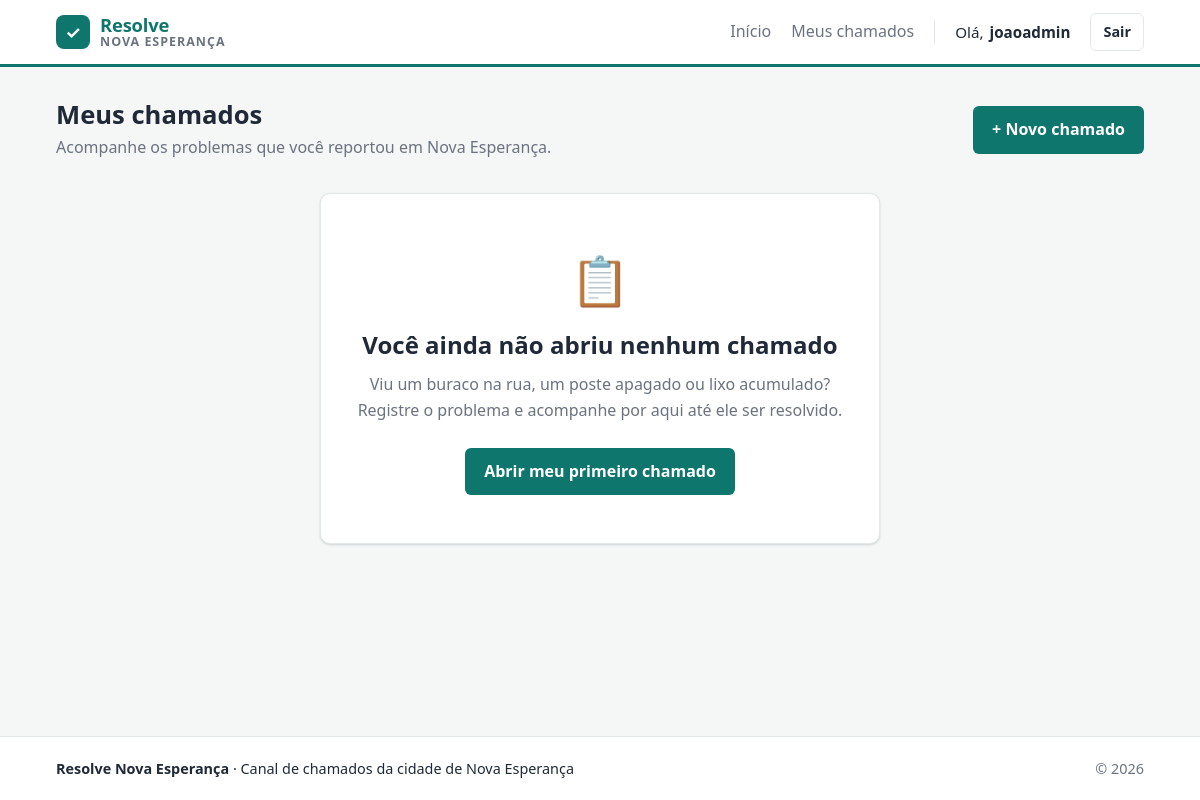
The app's page /chamados/ (signed in), older data.
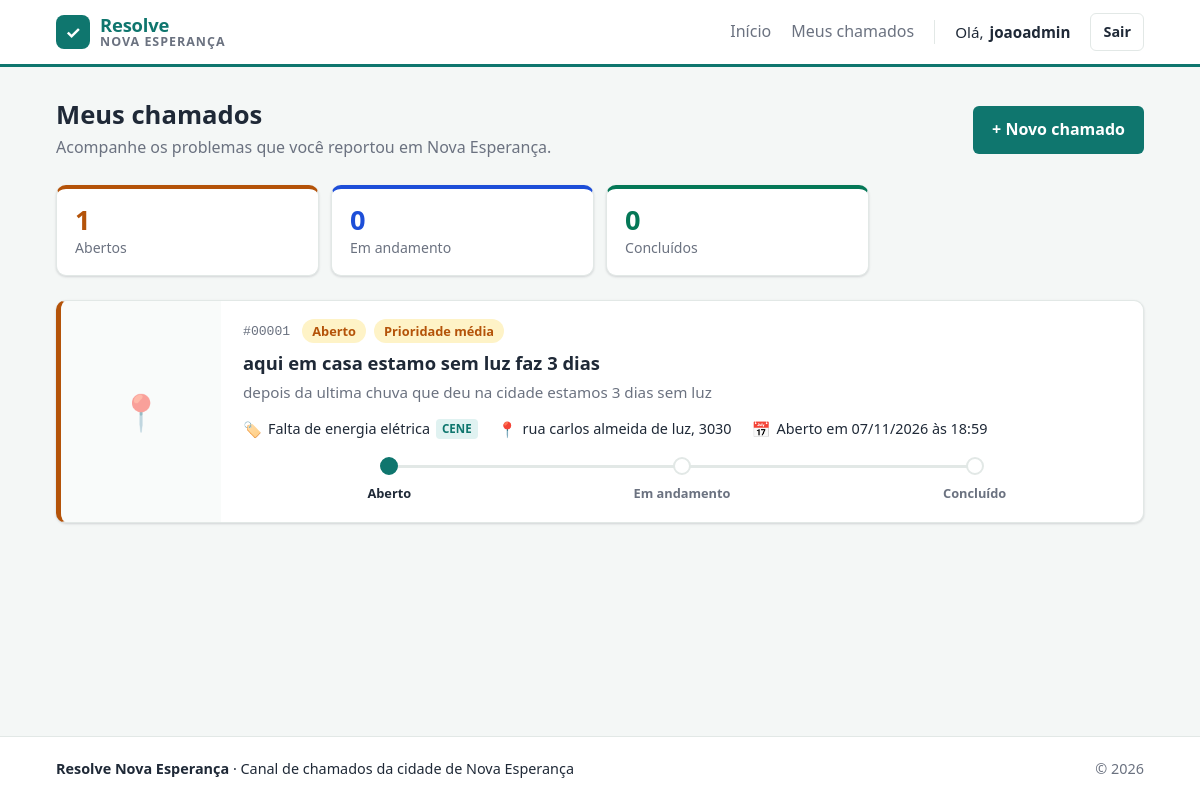
The same page, newer data.
### sistema/models.py (models this page shows, shortened)
class Chamado(models.Model):
    class Prioridade(models.TextChoices):
        BAIXA = 'Baixa', 'Baixa'
        MEDIA = 'Média', 'Média'
        ALTA = 'Alta', 'Alta'
    cidadao = models.ForeignKey(User, on_delete=models.CASCADE)
    titulo = models.CharField(max_length=100)
    descricao = models.TextField()
    categoria = models.ForeignKey(Categoria, on_delete=models.CASCADE, related_name='chamados')
    prioridade = models.CharField(max_length=10, choices=Prioridade.choices, default=Prioridade.MEDIA)
    data_criacao = models.DateTimeField(auto_now_add=True)
    endereco = models.CharField(max_length=200)
    foto = models.ImageField(upload_to='fotos_chamados/', blank=True, null=True)
    status = models.CharField(max_length=20, choices=[('Aberto', 'Aberto'), ('Em andamento', 'Em andamento'), ('Concluído', 'Concluído')], default='Aberto')
    class Meta:
        ordering = ['-data_criacao']

class Categoria(models.Model):
    nome = models.CharField(max_length=100)
    orgao = models.ForeignKey(
        Orgao, on_delete=models.CASCADE, related_name='categorias')

class Orgao(models.Model):
    nome = models.CharField(max_length=100)
    email = models.EmailField()
    sigla = models.CharField(max_length=10)

### sistema/views.py (the view)
# urls.py: path('chamados/', ChamadoView.as_view(), name='chamados'),
class ChamadoView(LoginRequiredMixin, ListView):
    form_class = ChamadoForm
    login_url = 'login'
    context_object_name = 'chamados'
    template_name = 'chamados.html'
    model = Chamado
    def get_queryset(self):
        return Chamado.objects.filter(cidadao=self.request.user)

### sistema/templates/chamados.html (shortened to what this page needs)
{% extends 'base.html' %}
{% load static %}
{% block extra_css %}
    <link rel="stylesheet" href="{% static 'css/chamados.css' %}">
{% endblock %}
{% block content %}
<div class="page-header">
    <div>
        <h1>Meus chamados</h1>
        <p class="page-header__sub">
            Acompanhe os problemas que você reportou em Nova Esperança.
        </p>
    </div>
    <a href="{% url 'novo_chamado' %}" class="btn btn--primary">+ Novo chamado</a>
</div>
{% if chamados %}
    {% regroup chamados|dictsort:"status" by status as grupos %}
    <div class="filtro">
        <div class="resumo">
            <label for="f-aberto" class="resumo__item resumo__item--aberto">
                <span class="resumo__numero">{% for g in grupos %}{% if g.grouper == 'Aberto' %}{{ g.list|length }}{% endif %}{% endfor %}</span>
                <span class="resumo__rotulo">Abertos</span>
            </label>
            <label for="f-em-andamento" class="resumo__item resumo__item--em-andamento">
                <span class="resumo__numero">{% for g in grupos %}{% if g.grouper == 'Em andamento' %}{{ g.list|length }}{% endif %}{% endfor %}</span>
                <span class="resumo__rotulo">Em andamento</span>
            </label>
            <label for="f-concluido" class="resumo__item resumo__item--concluido">
                <span class="resumo__numero">{% for g in grupos %}{% if g.grouper == 'Concluído' %}{{ g.list|length }}{% endif %}{% endfor %}</span>
                <span class="resumo__rotulo">Concluídos</span>
            </label>
        </div>
        <div class="chamados">
            {% for chamado in chamados %}
                {% with ultima=chamado.administracao.first %}
                <article class="chamado chamado--{{ chamado.status|slugify }}">
                    {% if chamado.foto %}
                        <a href="{{ chamado.foto.url }}" target="_blank" class="chamado__foto">
                            <img src="{{ chamado.foto.url }}" alt="Foto do chamado: {{ chamado.titulo }}" loading="lazy">
                        </a>
                    {% else %}
                        <div class="chamado__foto chamado__foto--vazia" aria-hidden="true">📍</div>
                    {% endif %}
                    <div class="chamado__corpo">
                        <header class="chamado__topo">
                            <span class="chamado__protocolo">#{{ chamado.pk|stringformat:"05d" }}</span>
                            <span class="badge badge--{{ chamado.status|slugify }}">{{ chamado.get_status_display }}</span>
                            <span class="badge badge--{{ chamado.prioridade|slugify }}">Prioridade {{ chamado.get_prioridade_display|lower }}</span>
                        </header>
                        <h2 class="chamado__titulo">{{ chamado.titulo }}</h2>
                        <p class="chamado__descricao">{{ chamado.descricao|truncatechars:180 }}</p>
                        <ul class="chamado__info">
                            <li>
                                <span class="chamado__info-icone" aria-hidden="true">🏷️</span>
                                {{ chamado.categoria.nome }}
                                {% if chamado.categoria.orgao %}
                                    <span class="chamado__orgao">{{ chamado.categoria.orgao.sigla }}</span>
                                {% endif %}
                            </li>
                            <li>
                                <span class="chamado__info-icone" aria-hidden="true">📍</span>
                                {{ chamado.endereco }}
                            </li>
                            <li>
                                <span class="chamado__info-icone" aria-hidden="true">📅</span>
                                Aberto em {{ chamado.data_criacao|date:"d/m/Y \à\s H:i" }}
                            </li>
                        </ul>
                        <ol class="progresso" aria-label="Andamento do chamado">
                            <li class="progresso__etapa is-feito">Aberto</li>
                            <li class="progresso__etapa {% if chamado.status == 'Em andamento' or chamado.status == 'Concluído' %}is-feito{% endif %}">Em andamento</li>
                            <li class="progresso__etapa {% if chamado.status == 'Concluído' %}is-feito{% endif %}">Concluído</li>
                        </ol>
                    </div>
                </article>
                {% endwith %}
            {% endfor %}
        </div>
    </div>
{% else %}
    <div class="card chamados__vazio">
        <span class="chamados__vazio-icone" aria-hidden="true">📋</span>
        <h2>Você ainda não abriu nenhum chamado</h2>
        <p>
            Viu um buraco na rua, um poste apagado ou lixo acumulado?
            Registre o problema e acompanhe por aqui até ele ser resolvido.
        </p>
        <a href="{% url 'novo_chamado' %}" class="btn btn--primary">Abrir meu primeiro chamado</a>
    </div>
{% endif %}
{% endblock %}

### sistema/templates/base.html (shortened to what this page needs)
{% load static %}
<!DOCTYPE html>
<html lang="pt-br">
<head>
    <link rel="stylesheet" href="{% static 'css/base.css' %}">
    {% block extra_css %}{% endblock %}
</head>
<body>
    <header class="topbar">
        <div class="container topbar__inner">
            <a class="brand" href="{{ home_url|default:'/' }}">
                <span class="brand__icon" aria-hidden="true">✓</span>
                <span class="brand__text">
                    <span class="brand__resolve">Resolve</span>
                    <span class="brand__cidade">Nova Esperança</span>
                </span>
            </a>
            <nav class="nav">
                <a href="{{ home_url|default:'/' }}" class="nav__link">Início</a>
                {% if user.is_authenticated %}
                    {% if user.perfil.tipo_usuario == 'Administrador' %}
                        <a href="{% url 'adm_chamados' %}" class="nav__link">Painel do órgão</a>
                    {% else %}
                        <a href="{% url 'chamados' %}" class="nav__link">Meus chamados</a>
                    {% endif %}
                    <span class="nav__user">
                        Olá, <strong>{{ user.first_name|default:user.username }}</strong>
                    </span>
                    <form method="post" action="{% url 'logout' %}" class="nav__logout">
                        <button type="submit" class="btn btn--ghost btn--sm">Sair</button>
                    </form>
                {% else %}
                    <a href="{% url 'login' %}" class="nav__link">Entrar</a>
                    <a href="{% url 'register' %}" class="btn btn--primary btn--sm">Criar conta</a>
                {% endif %}
            </nav>
        </div>
    </header>
    <main class="container main">
        {% block content %}{% endblock %}
    </main>
    <footer class="footer">
        <div class="container footer__inner">
            <span><strong>Resolve Nova Esperança</strong> · Canal de chamados da cidade de Nova Esperança</span>
            <span class="footer__muted">© {% now "Y" %}</span>
        </div>
    </footer>
</body>
</html>

### sistema/static/css/base.css (style rules this page uses)
:root { --cor-primaria: #0f766e; --cor-primaria-escura: #0b5d57; --cor-primaria-clara: #e0f2f1; --cor-secundaria: #1e40af; --cor-texto: #1f2937; --cor-texto-suave: #6b7280; --cor-fundo: #f4f7f6; --cor-superficie: #ffffff; --cor-borda: #e2e8e6; --cor-aberto: #b45309; --cor-aberto-bg: #fef3c7; --cor-andamento: #1d4ed8; --cor-andamento-bg: #dbeafe; --cor-concluido: #047857; --cor-concluido-bg: #d1fae5; --cor-baixa: #4b5563; --cor-baixa-bg: #f3f4f6; --cor-media: #b45309; --cor-media-bg: #fef3c7; --cor-alta: #b91c1c; --cor-alta-bg: #fee2e2; --raio: 10px; --raio-sm: 6px; --sombra: 0 1px 2px rgba(16, 24, 40, .06), 0 1px 3px rgba(16, 24, 40, .1); --sombra-lg: 0 10px 25px -5px rgba(16, 24, 40, .12); --fonte: system-ui, -apple-system, "Segoe UI", Roboto, "Helvetica Neue", Arial, sans-serif; --largura-max: 1120px; }
*, *::before, *::after { box-sizing: border-box; }
html, body { margin: 0; padding: 0; }
body { font-family: var(--fonte); font-size: 16px; line-height: 1.6; color: var(--cor-texto); background: var(--cor-fundo); min-height: 100vh; display: flex; flex-direction: column; }
a { color: var(--cor-primaria); text-decoration: none; }
h1, h2, h3, h4 { line-height: 1.25; margin: 0 0 .5em; }
p { margin: 0 0 1em; }
.container { width: 100%; max-width: var(--largura-max); margin: 0 auto; padding: 0 16px; }
.main { flex: 1; padding-top: 32px; padding-bottom: 48px; }
.topbar { background: var(--cor-superficie); border-bottom: 3px solid var(--cor-primaria); position: sticky; top: 0; z-index: 10; }
.topbar__inner { display: flex; align-items: center; justify-content: space-between; min-height: 64px; flex-wrap: wrap; }
.brand { display: flex; align-items: center; gap: 10px; color: var(--cor-texto); }
.brand__icon { display: inline-flex; align-items: center; justify-content: center; width: 34px; height: 34px; border-radius: 8px; background: var(--cor-primaria); color: #fff; font-weight: 700; font-size: 1.1rem; }
.brand__text { display: flex; flex-direction: column; line-height: 1.1; }
.brand__resolve { font-size: 1.15rem; font-weight: 800; color: var(--cor-primaria); letter-spacing: -.01em; }
.brand__cidade { font-size: .78rem; font-weight: 600; color: var(--cor-texto-suave); text-transform: uppercase; letter-spacing: .08em; }
.nav { display: flex; align-items: center; gap: 20px; }
.nav__link { color: var(--cor-texto-suave); font-weight: 500; }
.nav__user { display: flex; align-items: center; gap: 6px; font-size: .95rem; padding-left: 20px; border-left: 1px solid var(--cor-borda); }
.nav__logout { margin: 0; }
.btn, button, input[type="submit"] { display: inline-flex; align-items: center; justify-content: center; gap: 6px; font: inherit; font-weight: 600; padding: 10px 18px; border-radius: var(--raio-sm); border: 1px solid transparent; cursor: pointer; transition: background .15s, border-color .15s, color .15s; text-decoration: none; background: var(--cor-primaria); color: #fff; }
.btn--primary { background: var(--cor-primaria); color: #fff; }
.btn--ghost { background: transparent; color: var(--cor-texto); border-color: var(--cor-borda); }
.btn--sm { padding: 6px 12px; font-size: .9rem; }
label { display: block; font-weight: 600; font-size: .92rem; margin-bottom: 6px; }
.page-header { display: flex; align-items: center; justify-content: space-between; gap: 16px; flex-wrap: wrap; margin-bottom: 24px; }
.page-header h1 { font-size: 1.6rem; margin: 0; }
.badge { display: inline-block; padding: 2px 10px; border-radius: 999px; font-size: .8rem; font-weight: 600; white-space: nowrap; }
.badge--aberto { color: var(--cor-aberto); background: var(--cor-aberto-bg); }
.badge--media { color: var(--cor-media); background: var(--cor-media-bg); }
.footer { background: var(--cor-superficie); border-top: 1px solid var(--cor-borda); font-size: .9rem; }
.footer__inner { display: flex; justify-content: space-between; gap: 12px; flex-wrap: wrap; padding-top: 20px; padding-bottom: 20px; }
.footer__muted { color: var(--cor-texto-suave); }

Row changes from the older to the newer data that the page shows:
added Chamado: pk "00001", status "Aberto", prioridade "média", titulo "aqui em casa estamo sem luz faz 3 dias", descricao "depois da ultima chuva que deu na cidade estamos 3 dias sem luz", categoria.nome "Falta de energia elétrica", categoria.orgao.sigla "CENE", endereco "rua carlos almeida de luz, 3030", data_criacao "07/11/2026 às 18:59"
Text that changed along with them:
new list line: "1"
text no longer shown: "📋 Você ainda não abriu nenhum chamado Viu um buraco na rua, um poste apagado ou lixo acumulado? Registre o problema e acompanhe por aqui até ele ser resolvido. Abrir meu primeiro chamado"
text now shown: "Abertos Em andamento Concluídos"
